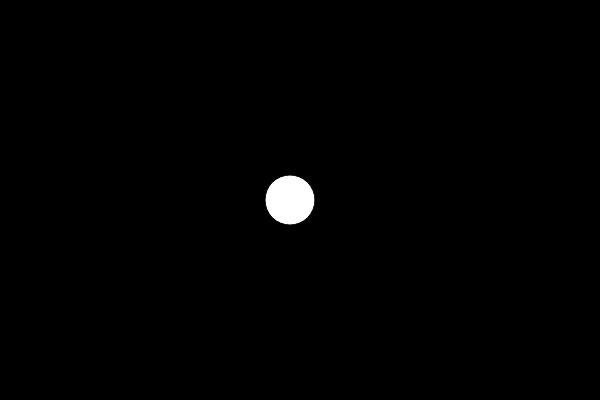
Frame 1 (no input)
Frame 60 (no input): identical to frame 1, image omitted
Frame 120 (the mouse pressed at the canvas centre since frame 60): identical to frame 1, image omitted

The p5.js sketch that drew this single still picture (run headless with seeded random() and noise() and a simulated clock; from frame 60 on, the mouse is pressed at the canvas centre):

// p5.js sketch
// ── sketch.js
function setup() {
  createCanvas(600, 400);
}

function draw() {
  background(0);
  circle(290, 200, 50)
}
